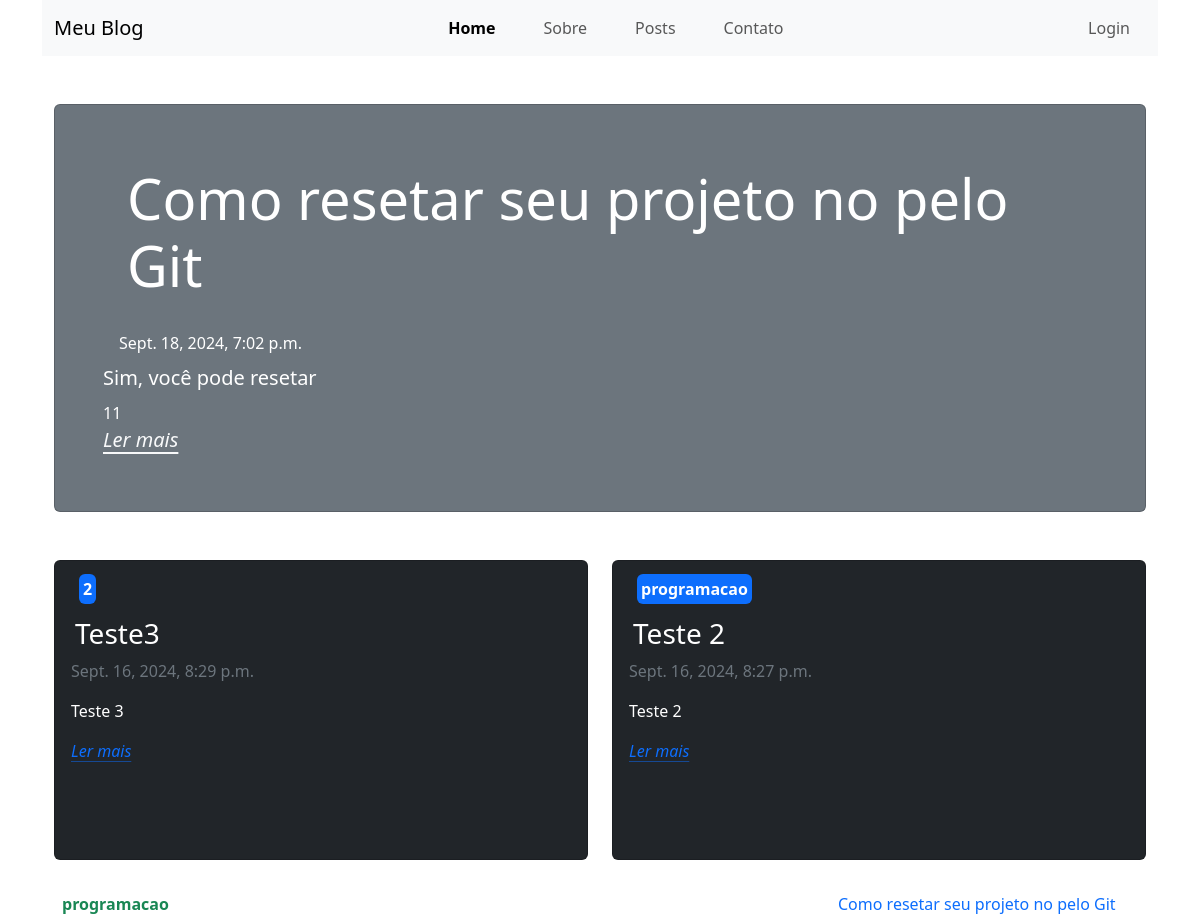
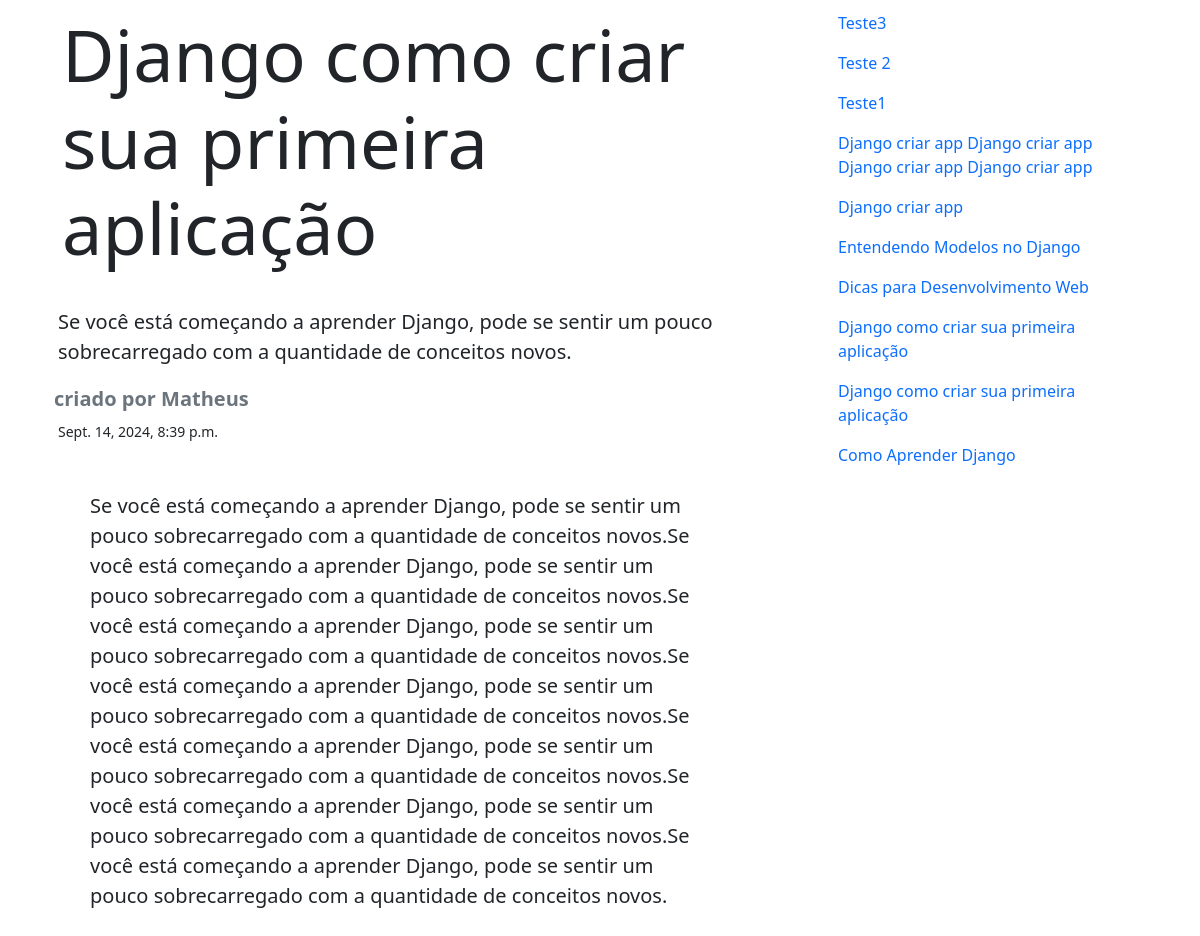
Page /blog/home/ on the committed database (2 pictures, top to bottom).
### blog/models.py (models this page shows, shortened)
class Post(models.Model):
    autor = models.CharField(max_length=50)
    titulo = models.CharField(max_length=150)
    resumo = models.CharField(max_length=250)
    conteudo = models.TextField()
    data = models.DateTimeField()
    categoria = models.ForeignKey(Categoria,on_delete=models.PROTECT, related_name='posts')
    tag = models.ManyToManyField(Tag,related_name='posts', blank=True)

class Categoria(models.Model):
    nome = models.CharField(max_length=20)
    slug = models.SlugField(unique=True)
    def __str__(self):
        return self.nome

### blog/views.py (the view)
# urls.py: path('home/', views.home, name="home"),
def home(request):
    posts = Post.objects.order_by('-data')
    post_destaque = posts.first()
    post_secundario = posts.exclude(id=post_destaque.id)[:2]
    post_inicial = Post.objects.all()[3]
    return render(
        request,'home.html',
        {'post_destaque':post_destaque,'post_secundario':post_secundario, 'posts':posts, 'post_inicial':post_inicial})

### blog/Templates/home.html (shortened to what this page needs)
{% extends "base.html" %}
{% block content %}
{% if post_destaque %}
<div class="card p-5 mb-5 bg-secondary text-white">
    <div class="col m-2 px-3">
        <h1 class="display-4 mb-4 mt-1">{{post_destaque.titulo}}</h1>
    </div>
    <div class="mb-2 px-3">{{post_destaque.data}}</div>
    <p class="lead mb-2">
        {{post_destaque.resumo}}
    </p>
    {{post_destaque.id}}
    <div class="lead mb-2">
        <a class="link-light icon-link gap-0 icon-link-hover stretched-link" href="{% url 'post' id=post_destaque.id %}"><i>Ler mais</i></a>
    </div>
</div>
{% else %}
    <p>Nenhum post disponível no momento.</p>
{% endif %}
<div class="row">
{% for post in post_secundario %}
    <div class="col-md-6 mb-4">
        <div class="card bg-dark" style="height:300px;">
            <div class="card-body">
                <strong class="rounded p-1 m-2 text-bg-primary">{{post.categoria}}</strong>
                <h3 class="text-white ms-1 mt-3">{{post.titulo}}</h3>
                <div class="text-secondary">{{post.data}}</div>
                <div class="text-white mt-3">{{post.resumo}}</p>
                <a class="icon-link gap-0 icon-link-hover stretched-link"href="{% url 'post' id=post.id %}"><i>Ler mais</i></a>
                </div>
            </div>
        </div>
    </div>
{% endfor %}
</div>
<div class="row">
    <div class="col-8">
        {% if post_inicial %}
        <label class=" rounded text-success m-1 p-1"><strong>{{post_inicial.categoria}}</strong></label>
            <h1 class="display-2 text-justify p-2"><strong>{{post_inicial.titulo}}</strong></h1>
            <div class="row text-justify mt-4 p-1">
                <p class="lead"><strong>{{post_inicial.resumo}}</strong></p>
            </div>
            <label class="text-secondary h5"><strong>criado por {{post_inicial.autor}}</strong></label>
            <div class="ps-1"><small>{{post_inicial.data}}</small></div>
            <div class="row pe-4 text-justify">
                <div class="col p-5">
                    <p class="lead">{{post_inicial.conteudo}}</p>
                </div>
            </div>
        {% endif %}
    </div>
    <div class="col">
        <ul class="">
            {% for post in posts%}
                <a class="list-group-item icon-link link-primary p-2" href="{% url 'post' id=post.id %}">
                    {{post.titulo}}
                </a>
                <br>
            {% endfor %}
        </ul>
    </div>
</div>
{% endblock %}

### rows in the picture
Post: titulo "Como resetar seu projeto no pelo Git", data "Sept. 18, 2024, 7:02 p.m.", resumo "Sim, você pode resetar", id "11"
Post: categoria "2", titulo "Teste3", data "Sept. 16, 2024, 8:29 p.m.", resumo "Teste 3"
Post: categoria "programacao", titulo "Teste 2", data "Sept. 16, 2024, 8:27 p.m.", resumo "Teste 2"
Post: categoria "programacao", titulo "Django como criar sua primeira aplicação", resumo "Se você está começando a aprender Django, pode se sentir um pouco sobrecarregado com a quantidade de conceitos novos.", autor "Matheus", data "Sept. 14, 2024, 8:39 p.m.", conteudo "Se você está começando a aprender Django, pode se sentir um pouco sobrecarregado com a quantidade de conceitos novos.Se você está começando a aprender Django, pode se sentir um pouco sobrecarregado com a quantidade de conceitos novos.Se você está começando a aprender Django, pode se sentir um pouco sobrecarregado com a quantidade de conceitos novos.Se você está começando a aprender Django, pode se sentir um pouco sobrecarregado com a quantidade de conceitos novos.Se você está começando a aprender Django, pode se sentir um pouco sobrecarregado com a quantidade de conceitos novos.Se você está começando a aprender Django, pode se sentir um pouco sobrecarregado com a quantidade de conceitos…"
Post: titulo "Teste1"
Post: titulo "Django criar app Django criar app Django criar app Django criar app"
Post: titulo "Django criar app"
Post: titulo "Entendendo Modelos no Django"
Post: titulo "Dicas para Desenvolvimento Web"
Post: titulo "Django como criar sua primeira aplicação"
Post: titulo "Como Aprender Django"
